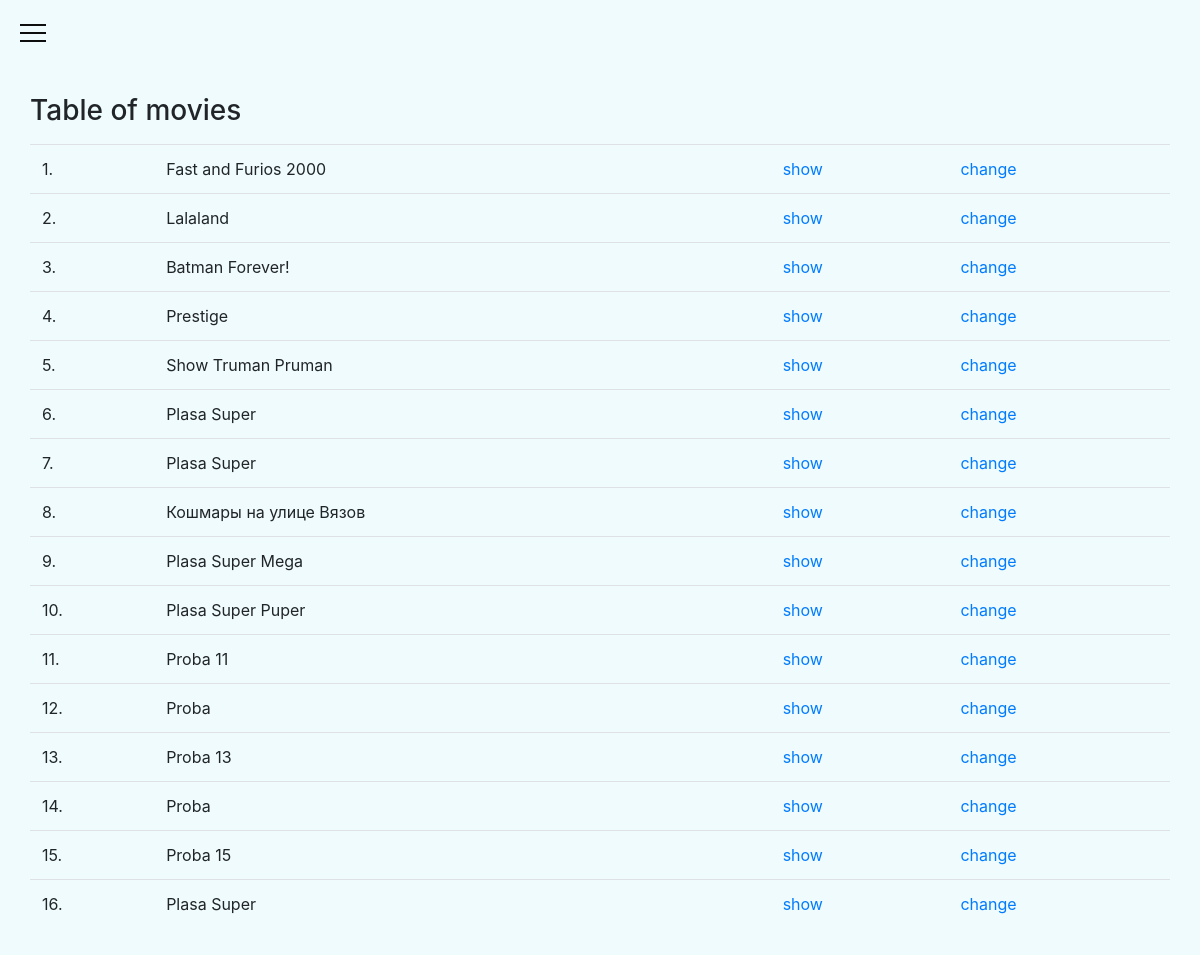
Page /movies/ on the committed database.
### movies/models.py (models this page shows, shortened)
class Movie(models.Model):
    name = models.CharField(max_length=100)
    year = models.DateField(blank=True)
    genre = models.ForeignKey(Genre, on_delete=models.CASCADE)
    actors = models.ManyToManyField(Actor, related_name="movies")
    created_at = models.DateTimeField(blank=False, null=False)
    "Blade Runner -> ScienceFiction"

### movies/views.py (the view)
# urls.py: path("", include('movies.urls'))
def movies(request):
    context = {'movies': Movie.objects.all()}
    return render(request, 'movies/movies.html', context)

### templates/movies/movies.html (shortened to what this page needs)
{% extends 'movies/base.html' %} {% block content %}
<h3>Table of movies</h3>
<table class="table">
    {% for move in movies %}
    <tr>
        <td>{{move.pk}}.</td>
        <td> {{move.name}}</td>
        <td>
            <a href='{{move.pk}}/'>
            show
        </a>
        </td>
        <td>
            <a href='{{move.pk}}/change/'>
            change
        </a>
        </td>
    </tr>
    {% endfor %}
</table>
{% endblock %}

### templates/movies/base.html (shortened to what this page needs)
{% load static %}
<!doctype html>
<html>
<head>
    <link rel="stylesheet" type="text/css" href="{% static 'css/style.css' %}">
    <link rel="stylesheet" href="{% static 'css/bootstrap.min.css' %}">
</head>
<body>
    {% block body %}
    <div class="hamburger-menu">
        <label class="menu__btn" for="menu__toggle">
            <span></span>
        </label>
    </div>
    <br>
    {% block content %} {% endblock %} {% endblock body %}
</body>
</html>

### static/css/style.css (style rules this page uses)
.menu__btn { display: flex; align-items: center; position: fixed; top: 20px; left: 20px; width: 26px; height: 26px; cursor: pointer; z-index: 1; }
.menu__btn>span, .menu__btn>span::before, .menu__btn>span::after { display: block; position: absolute; width: 100%; height: 2px; background-color: #0f0e0e; }
.menu__btn>span::before { content: ''; top: -8px; }
.menu__btn>span::after { content: ''; top: 8px; }
.menu__btn>span, .menu__btn>span::before, .menu__btn>span::after { transition-duration: .25s; }
body { background-color: #4ff0fc; }

### rows in the picture
Movie: pk "1", name "Fast and Furios 2000"
Movie: pk "2", name "Lalaland"
Movie: pk "3", name "Batman Forever!"
Movie: pk "4", name "Prestige"
Movie: pk "5", name "Show Truman Pruman"
Movie: pk "6", name "Plasa Super"
Movie: pk "7", name "Plasa Super"
Movie: pk "8", name "Кошмары на улице Вязов"
Movie: pk "9", name "Plasa Super Mega"
Movie: pk "10", name "Plasa Super Puper"
Movie: pk "11", name "Proba 11"
Movie: pk "12", name "Proba"
Movie: pk "13", name "Proba 13"
Movie: pk "14", name "Proba"
Movie: pk "15", name "Proba 15"
Movie: pk "16", name "Plasa Super"
